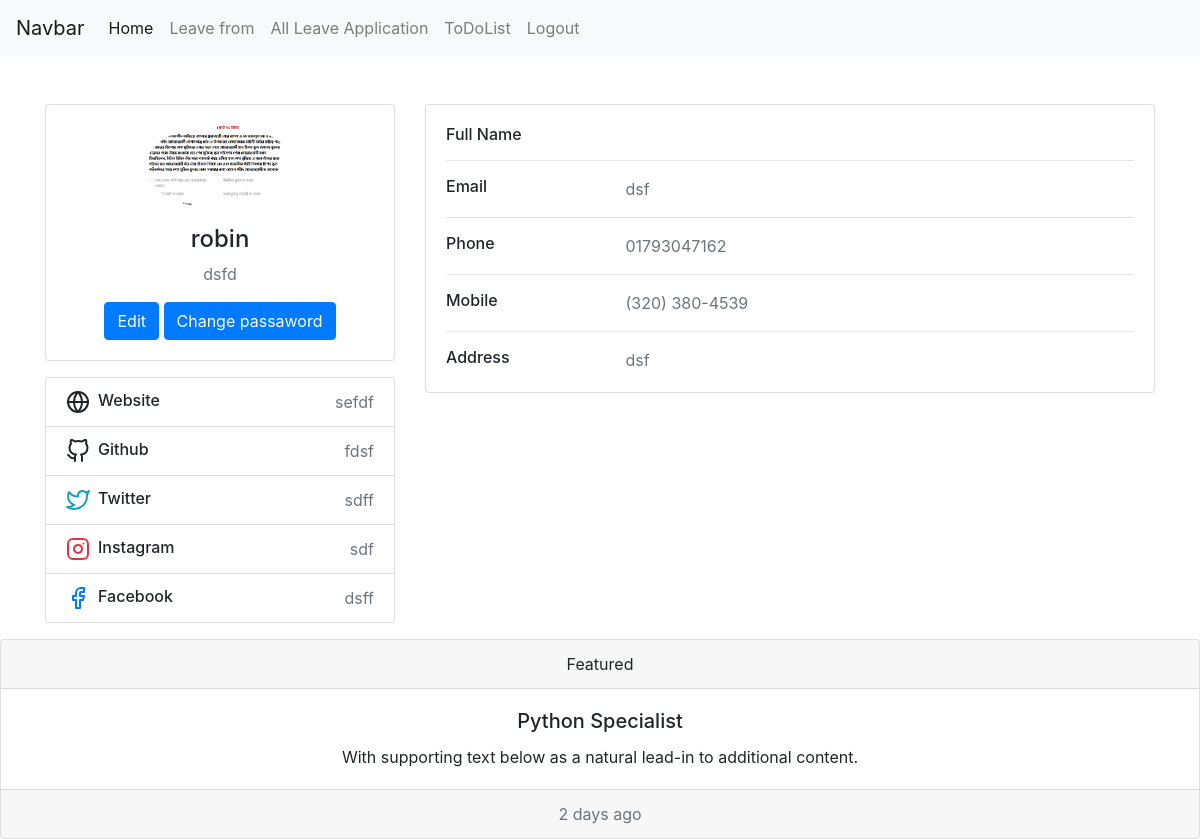
Page /userprofile (signed in) on the committed database.
### emsapp/models.py (models this page shows, shortened)
class UserProfile(models.Model):
    user=models.OneToOneField(User, on_delete=models.CASCADE)
    profile_image=models.ImageField(blank=True, null=True)
    address=models.CharField(max_length=300, blank=True, null=True)
    designation=models.CharField(max_length=300, blank=True, null=True)
    date_of_birth=models.DateField(blank=True, null=True)
    email_address=models.CharField(max_length=300, blank=True, null=True)
    mobile_number=models.CharField(max_length=100, blank=True, null=True)

class SocialLink(models.Model):
    user=models.OneToOneField(User, on_delete=models.CASCADE)
    web_link=models.CharField(max_length=300, blank=True, null=True)
    git_link=models.CharField(max_length=300, blank=True, null=True)
    twitter_link=models.CharField(max_length=300, blank=True, null=True)
    instragram_link=models.CharField(max_length=300, blank=True, null=True)
    fb_link=models.CharField(max_length=300, blank=True, null=True)

### emsapp/views.py (the view)
# urls.py: path('userprofile', user_profile, name='user_profile'),
def user_profile(request):
    user=request.user
    user=User.objects.get(username=user)
    print(user)
    userprofile=UserProfile.objects.get(user = user)
    usersociallink=SocialLink.objects.get(user=user)
    context={'userprofile':userprofile,'usersociallink':usersociallink}
    return render(request, 'userprofile.html', context)

### templates/userprofile.html (shortened to what this page needs)
{% extends 'base.html' %}
{% block content %}
<div class="container">
    <div class="main-body mt-5">
          <div class="row gutters-sm">
            <div class="col-md-4 mb-3">
              <div class="card">
                <div class="card-body">
                  <div class="d-flex flex-column align-items-center text-center">
                    <img src="{{ userprofile.profile_image.url }}" alt="Admin" class="rounded-circle" width="150">
                    <div class="mt-3">
                      <h4>{{ userprofile.user }} {{ userprofile.user.last_name }}</h4>
                      <p class="text-muted font-size-sm">{{ userprofile.designation }}</p>
                      <a href="#"><button class="btn btn-primary">Edit</button></a>
                      <a href="#"><button class="btn btn-primary">Change passaword</button></a>
                    </div>
                  </div>
                </div>
              </div>
              <div class="card mt-3">
                <ul class="list-group list-group-flush">
                  <li class="list-group-item d-flex justify-content-between align-items-center flex-wrap">
                    <h6 class="mb-0">Website</h6>
                    <span class="text-secondary">{{ usersociallink.web_link }}</span>
                  </li>
                  <li class="list-group-item d-flex justify-content-between align-items-center flex-wrap">
                    <h6 class="mb-0">Github</h6>
                    <span class="text-secondary">{{ usersociallink.git_link }}</span>
                  </li>
                  <li class="list-group-item d-flex justify-content-between align-items-center flex-wrap">
                    <h6 class="mb-0">Twitter</h6>
                    <span class="text-secondary">{{ usersociallink.twitter_link }}</span>
                  </li>
                  <li class="list-group-item d-flex justify-content-between align-items-center flex-wrap">
                    <h6 class="mb-0">Instagram</h6>
                    <span class="text-secondary">{{ usersociallink.instragram_link }}</span>
                  </li>
                  <li class="list-group-item d-flex justify-content-between align-items-center flex-wrap">
                    <h6 class="mb-0">Facebook</h6>
                    <span class="text-secondary">{{ usersociallink.fb_link }}</span>
                  </li>
                </ul>
              </div>
            </div>
            <div class="col-md-8">
              <div class="card mb-3">
                <div class="card-body">
                  <div class="row">
                    <div class="col-sm-3">
                      <h6 class="mb-0">Full Name</h6>
                    </div>
                    <div class="col-sm-9 text-secondary">
                    </div>
                  </div>
                  <hr>
                  <div class="row">
                    <div class="col-sm-3">
                      <h6 class="mb-0">Email</h6>
                    </div>
                    <div class="col-sm-9 text-secondary">
                      {{ userprofile.email_address }}
                    </div>
                  </div>
                  <hr>
                  <div class="row">
                    <div class="col-sm-3">
                      <h6 class="mb-0">Phone</h6>
                    </div>
                    <div class="col-sm-9 text-secondary">
                      {{ userprofile.mobile_number }}
                    </div>
                  </div>
                  <hr>
                  <div class="row">
                    <div class="col-sm-3">
                      <h6 class="mb-0">Mobile</h6>
                    </div>
                    <div class="col-sm-9 text-secondary">
                      (320) 380-4539
                    </div>
                  </div>
                  <hr>
                  <div class="row">
                    <div class="col-sm-3">
                      <h6 class="mb-0">Address</h6>
                    </div>
                    <div class="col-sm-9 text-secondary">
                      {{ userprofile.address }}
                    </div>
                  </div>
                </div>
              </div>
            </div>
          </div>
        </div>
    </div>
{% endblock %}

### rows in the picture
UserProfile: profile_image (picture), user "robin", designation "dsfd", email_address "dsf", mobile_number "01793047162", address "dsf"
SocialLink: web_link "sefdf", git_link "fdsf", twitter_link "sdff", instragram_link "sdf", fb_link "dsff"
